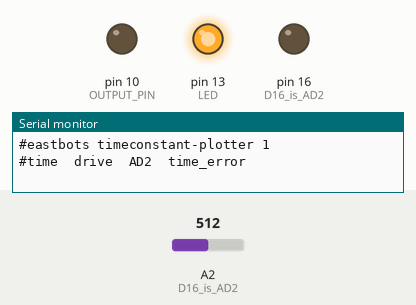
The sketch below on a simulated Arduino Uno, built with avr-gcc and run on an emulated ATmega328P. Shown: output pins drawn as LEDs (lit = HIGH), the last lines printed to the serial monitor. Inputs (shaded band) come from the test bench; at power-on: A2 (D16_is_AD2) = 512.

Above: at 0.1 s.
At 1.1 s:
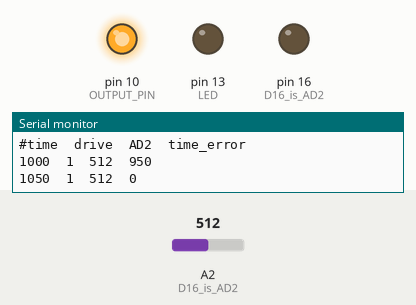
At 11.1 s:
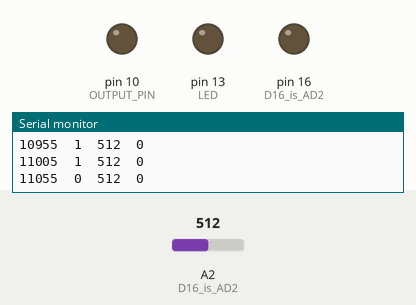
Timing chart, 0 to 12.6 s (numbered marks = the images above):
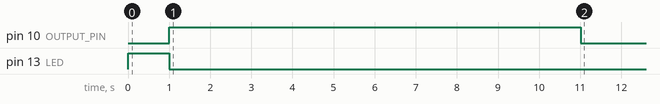

The sketch:

timeconstant-plotter.ino
```cpp
/* -*- mode: C++ -*-
/*
 * time-constant plotter:
 * reads analog input 2, taking a sample every D milliseconds
 * drives out a square wave on pin every P samples
 */

// Adjust these parameters to suit your needs.
#define SAMPLE_DELAY		50	// time between data reports.  in milliseconds.
#define SAMPLES_PER_EDGE	200	// samples between changing the OUTPUT

#define OUTPUT_PIN		10	// output pin, in arduino indexing.

#define CONTINUOUS		0	// if 1, samples continuously.
					// if 0, stops after one complete cycle

/////////////////////////////////////////////////////////////////////////////
unsigned long t_previous;
unsigned long t_previous_toggle;

uint16_t samp_count;
uint8_t output_value;
uint8_t running;

void setup()
{
	pinMode(13, OUTPUT);     // LED
	digitalWrite(13, HIGH);

	pinMode(16, OUTPUT);  // D16 is AD2: do a fast discharge
	digitalWrite(16, 0);

	Serial.begin(57600);
	Serial.print("#eastbots timeconstant-plotter 1\r\n");
	Serial.print("#time	drive	AD2	time_error\r\n");

	t_previous = millis();
	t_previous_toggle = t_previous;

	running = 1;
	samp_count = 0;
	output_value = 1;

	delay(1000);	    // wait a bit to ensure its discharged
	pinMode(16, INPUT); // set digital pin back to input so we can use it for anlogRead()

	pinMode(OUTPUT_PIN, OUTPUT);
	digitalWrite(OUTPUT_PIN, output_value);
}

void loop()
{
	uint16_t ad2;

        unsigned long t_current = millis();
 	unsigned long t_delta = (unsigned long)(t_current - t_previous);

	if (t_delta >= (SAMPLE_DELAY) ) {
		t_previous = t_current;

		if(running) {
			digitalWrite(13, HIGH);
			ad2 = analogRead(2);

			Serial.print(t_current);
			Serial.print("\t");
			Serial.print(output_value);
			Serial.print("\t");
			Serial.print(ad2);
			Serial.print("\t");

		 	long t_sample_error = (long)t_delta - SAMPLE_DELAY;
			Serial.print(t_sample_error);
			Serial.print("\r\n");


			samp_count++;
			if(samp_count > SAMPLES_PER_EDGE) {
				samp_count = 0;
				output_value = !output_value;

				// if the output value has gone back high
				// we've done a complete high-low cycle.
				if(output_value == 1 && !CONTINUOUS) {
					running = 0;
					Serial.print("#Done.  Press any key to run again.\r\n");
					serial_flush_input();
				} else {
					digitalWrite(OUTPUT_PIN, output_value);
				}
			}

			digitalWrite(13, LOW);
		} else {
			if(Serial.available() > 0) {
				uint8_t byte = Serial.read();
				running = 1;
				digitalWrite(OUTPUT_PIN, output_value);
			}
		}
	}
}

/*
 * flush the serial input buffer by reading all available characters.
 * ensures that when we say "press any key" we wait for a new one.
 */
void
serial_flush_input()
{
	while(Serial.available()) {
		Serial.read();
 	}
}
```

Measured:
- by itself, pin 10 (OUTPUT_PIN): HIGH → LOW at 11.0 s
- by itself, pin 13 (LED): HIGH → LOW at 1.0 s
